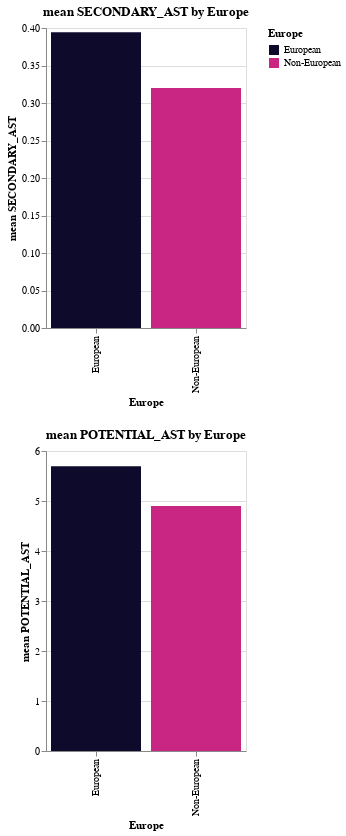

Write notebook code for a chart like this one.
### Code cell
import altair as alt
import pandas as pd

# Increase row limit
alt.data_transformers.enable('default', max_rows=None)

merged_secondary_potential_assists_usa['Europe'] = 'Non-European'
merged_secondary_potential_assists_europe['Europe'] = 'European'

# Combine the two DataFrames
combined_df = pd.concat([merged_secondary_potential_assists_usa, merged_secondary_potential_assists_europe])

# Define colors for European and Non-European categories
color_scale = alt.Scale(domain=['European', 'Non-European'],
                        range=['#0d0a2c', '#c92684'])

# List of metrics to be plotted
metrics = ['SECONDARY_AST', 'POTENTIAL_AST']

# List to store the charts
charts = []

# For each metric, create a grouped bar chart and store the charts in a list
for metric in metrics:
    chart = alt.Chart(combined_df).mark_bar().encode(
        x=alt.X('Europe:N', title='Europe'),
        y=alt.Y(f'mean({metric}):Q', title=f'mean {metric}'),
        color=alt.Color('Europe:N', legend=alt.Legend(title='Europe'), scale=color_scale)
    ).properties(
        title=f'mean {metric} by Europe',
        width=200,
        height=300
    )
    charts.append(chart)

# Stack the charts in a single column
alt_col = alt.vconcat(*charts)

# Display the charts
alt_col

### Figure 1 — Vega-Lite specification as saved in the notebook (floating-point values rounded to 4 significant figures; data arrays with more than 128 entries replaced by an {"elided": "..."} marker saying what was removed)
{"config": {"view": {"continuousWidth": 300, "continuousHeight": 300}}, "vconcat": [{"mark": {"type": "bar"}, "encoding": {"color": {"field": "Europe", "legend": {"title": "Europe"}, "scale": {"domain": ["European", "Non-European"], "range": ["#0d0a2c", "#c92684"]}, "type": "nominal"}, "x": {"field": "Europe", "title": "Europe", "type": "nominal"}, "y": {"aggregate": "mean", "field": "SECONDARY_AST", "title": "mean SECONDARY_AST", "type": "quantitative"}}, "height": 300, "title": "mean SECONDARY_AST by Europe", "width": 200}, {"mark": {"type": "bar"}, "encoding": {"color": {"field": "Europe", "legend": {"title": "Europe"}, "scale": {"domain": ["European", "Non-European"], "range": ["#0d0a2c", "#c92684"]}, "type": "nominal"}, "x": {"field": "Europe", "title": "Europe", "type": "nominal"}, "y": {"aggregate": "mean", "field": "POTENTIAL_AST", "title": "mean POTENTIAL_AST", "type": "quantitative"}}, "height": 300, "title": "mean POTENTIAL_AST by Europe", "width": 200}], "data": {"name": "data-614b5fe6a28174790f3b06d966140845"}, "$schema": "https://vega.github.io/schema/vega-lite/v5.17.0.json", "datasets": {"data-614b5fe6a28174790f3b06d966140845": {"elided": "2418 records"}}}
